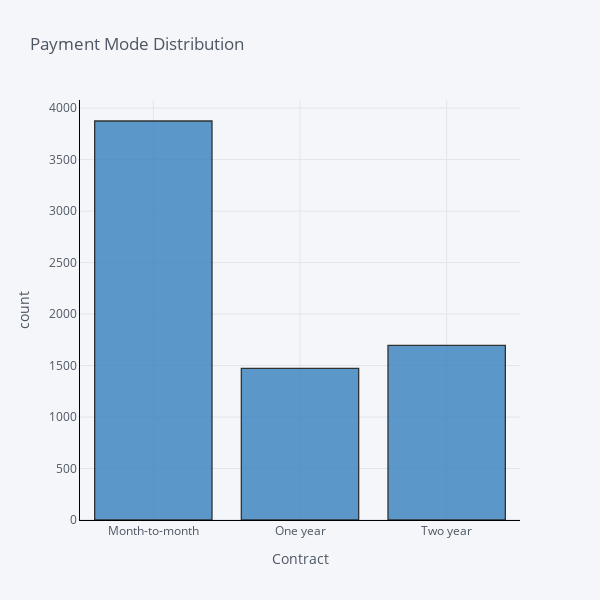

Here is the notebook cell this chart was saved with:
### Markdown cell above
#### Distribution of Contracts

### Code cell
cf.go_offline()
cf.set_config_file(offline = False, world_readable = True)
df['Contract'].iplot(kind='hist',
                     xTitle='Contract',
                     linecolor='black',
                     yTitle='count',
                     color='blue',
                     size=20,
                     dimensions=(600,600),
                     title='Payment Mode Distribution')

### Figure 1 — Plotly figure (JSON) as saved in the notebook; plotly's stock layout.template omitted (floating-point values rounded to 4 significant figures; data arrays with more than 128 entries replaced by an {"elided": "..."} marker saying what was removed)
{"data": [{"histfunc": "count", "histnorm": "", "marker": {"color": "rgba(55, 128, 191, 1.0)", "line": {"color": "#000000", "width": 1.3}}, "name": "Contract", "opacity": 0.8, "orientation": "v", "type": "histogram", "x": {"elided": "7043 str values"}}], "layout": {"barmode": "overlay", "height": 600, "legend": {"bgcolor": "#F5F6F9", "font": {"color": "#4D5663"}}, "paper_bgcolor": "#F5F6F9", "plot_bgcolor": "#F5F6F9", "title": {"font": {"color": "#4D5663"}, "text": "Payment Mode Distribution"}, "width": 600, "xaxis": {"gridcolor": "#E1E5ED", "linecolor": "black", "showgrid": true, "tickfont": {"color": "#4D5663"}, "title": {"font": {"color": "#4D5663"}, "text": "Contract"}, "zerolinecolor": "#E1E5ED"}, "yaxis": {"gridcolor": "#E1E5ED", "linecolor": "black", "showgrid": true, "tickfont": {"color": "#4D5663"}, "title": {"font": {"color": "#4D5663"}, "text": "count"}, "zerolinecolor": "#E1E5ED"}}}
